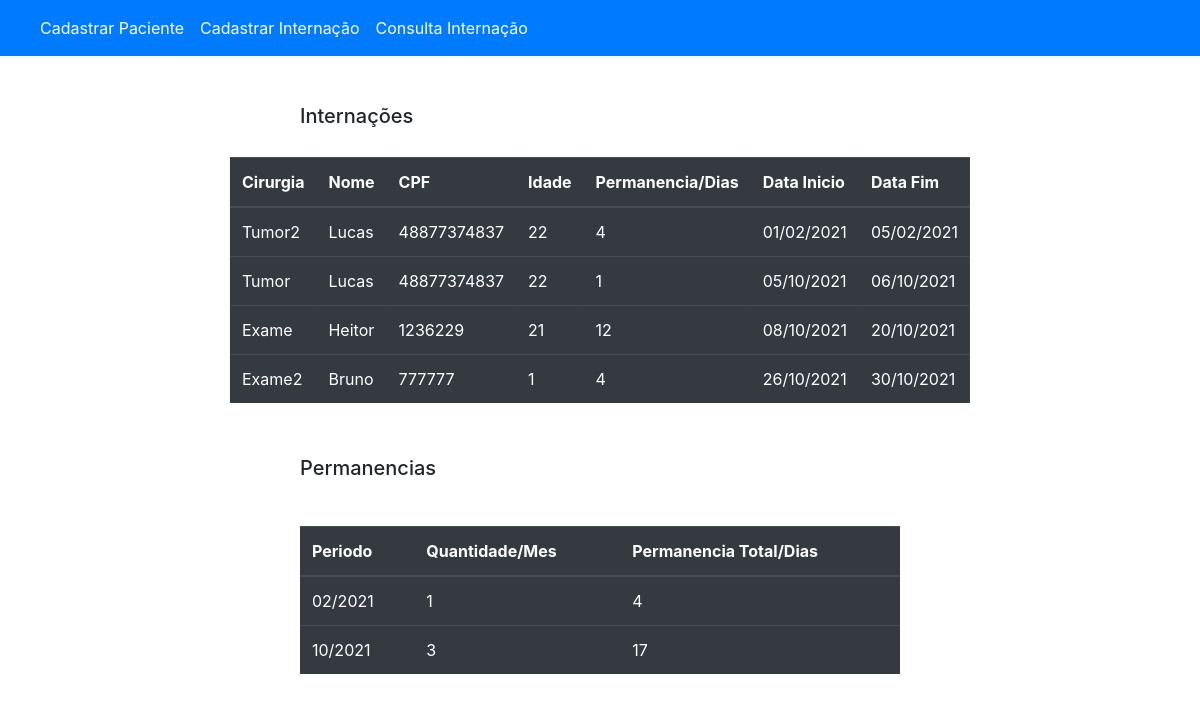
/Formularios/exibeInternacao.php, run on the app's committed database.
### tables this page shows
CREATE TABLE `internacao` (
  `internacaoId` int(11) NOT NULL,
  `pacienteId` int(11) DEFAULT NULL,
  `dataIni` date DEFAULT NULL,
  `dataFin` date DEFAULT NULL,
  `desCirurgia` varchar(155) DEFAULT NULL
);

CREATE TABLE `paciente` (
  `pacienteId` int(11) NOT NULL,
  `nome` text NOT NULL,
  `cpf` varchar(155) NOT NULL,
  `dataNascimento` date NOT NULL
);

### Formularios/exibeInternacao.php (the view, shortened to what this page needs)
<?php
    include_once("conexao.php");
?>
<!DOCTYPE html >
<link href="../bootstrap/css/bootstrap.min.css" rel="stylesheet">
<html>
    <head>
    </head>
    <body>
    <nav class="navbar navbar-expand-lg navbar-dark bg-primary">
            <div class="collapse navbar-collapse" id="navbarNavDropdown">
                <ul class="navbar-nav">
                    <li class="nav-item active">
                        <a class="nav-link" href="paciente.php">Cadastrar Paciente <span class="sr-only"></span></a>
                    </li>
                    <li class="nav-item active">
                        <a class="nav-link" href="internacao.php">Cadastrar Internação  <span class="sr-only"></span></a>
                    </li>
                    <li class="nav-item active">
                        <a class="nav-link" href="exibeInternacao.php">Consulta Internação  <span class="sr-only"></span></a>
                    </li>
                </ul>
            </div>
        </nav>
    <div>
            <table class="table table-dark " style=" width: 55%; position: absolute; top: 35%; left: 50%; transform: translate(-50%, -50%);">
                <h3 style="font-size: 20px;  position: absolute;  top: 13%; left: 25%;">Internações</h3>
                <thead>
                    <tr>
                    <th scope="col">Cirurgia</th>
                    <th scope="col">Nome</th>
                    <th scope="col">CPF</th>
                    <th scope="col">Idade</th>
                    <th scope="col">Permanencia/Dias</th>
                    <th scope="col">Data Inicio</th>
                    <th scope="col">Data Fim</th>
                    </tr>
                </thead>
                <tbody>
                <?php
                            $result_internacao = "SELECT  inte.desCirurgia,  DATE_FORMAT(inte.dataIni, '%d/%m/%Y') as dataIni , DATE_FORMAT(inte.datafin, '%d/%m/%Y') as dataFin, datediff( inte.dataFin, inte.dataIni ) AS permanencia, pac.nome, pac.cpf, floor( datediff(sysDate(), pac.dataNascimento)/360) AS idade
                                                    FROM internacao AS inte
                                                    JOIN paciente AS pac ON pac.pacienteId = inte.pacienteId
                                                    ORDER BY inte.dataIni ASC, pac.nome ASC";
                            $resultado_internacao = mysqli_query($conn, $result_internacao);
                            while($rows_internacao = mysqli_fetch_assoc($resultado_internacao)){ ?>
								<tr>
                                    <td><?php echo $rows_internacao['desCirurgia']; ?></td>
									<td><?php echo $rows_internacao['nome']; ?></td>
                                    <td><?php echo $rows_internacao['cpf']; ?></td>
                                    <td><?php echo $rows_internacao['idade']; ?></td>
                                    <td><?php echo $rows_internacao['permanencia']; ?></td>
                                    <td><?php echo $rows_internacao['dataIni']; ?></td>
                                    <td><?php echo $rows_internacao['dataFin']; ?></td>
								</tr>
							<?php } ?>
                </tbody>
            </table>
        </div>
        <h3 style="font-size: 20px;  position: absolute;  top: 57%; left: 25%;">Permanencias</h3>
        <div style="  width: 50%; position: absolute; top: 75%; left: 50%; ">
            <table class="table table-dark " style=" position: absolute; top: 35%;  transform: translate(-50%, -50%);">
                <thead>
                    <tr>
                    <th scope="col">Periodo</th>
                    <th scope="col">Quantidade/Mes</th>
                    <th scope="col">Permanencia Total/Dias</th>
                    </tr>
                </thead>
                <tbody>
                <?php
                            $result_internacaoMes = "SELECT COUNT((EXTRACT( YEAR_MONTH FROM inte.dataIni))) AS quantidade ,  DATE_FORMAT(inte.dataIni, '%m/%Y') AS periodo, SUM(datediff( inte.dataFin, inte.dataIni )) AS permanencia
                                                    FROM internacao AS inte
                                                    GROUP BY periodo
                                                    ORDER BY periodo ASC, permanencia ASC";
                            $resultado_internacaoMes = mysqli_query($conn, $result_internacaoMes);
                            while($rows_internacaoMes = mysqli_fetch_assoc($resultado_internacaoMes)){ ?>
								<tr>
                                    <td><?php echo $rows_internacaoMes['periodo']; ?></td>
                                    <td><?php echo $rows_internacaoMes['quantidade']; ?></td>
                                    <td><?php echo $rows_internacaoMes['permanencia']; ?></td>
							<?php } ?>
                </tbody>
            </table>
        </div>
    </body>
</html>

### data on the page
internacao: desCirurgia "Tumor2", pacienteId.nome "Lucas", pacienteId.cpf "48877374837", idade "22", permanencia "4", dataIni "01/02/2021", dataFin "05/02/2021"
internacao: desCirurgia "Tumor", pacienteId.nome "Lucas", pacienteId.cpf "48877374837", idade "22", permanencia "1", dataIni "05/10/2021", dataFin "06/10/2021"
internacao: desCirurgia "Exame", pacienteId.nome "Heitor", pacienteId.cpf "1236229", idade "21", permanencia "12", dataIni "08/10/2021", dataFin "20/10/2021"
internacao: desCirurgia "Exame2", pacienteId.nome "Bruno", pacienteId.cpf "777777", idade "1", permanencia "4", dataIni "26/10/2021", dataFin "30/10/2021"

### other printed values
$rows_internacaoMes['periodo'] "02/2021"
$rows_internacaoMes['quantidade'] "1"
$rows_internacaoMes['permanencia'] "4"
$rows_internacaoMes['periodo'] "10/2021"
$rows_internacaoMes['quantidade'] "3"
$rows_internacaoMes['permanencia'] "17"
